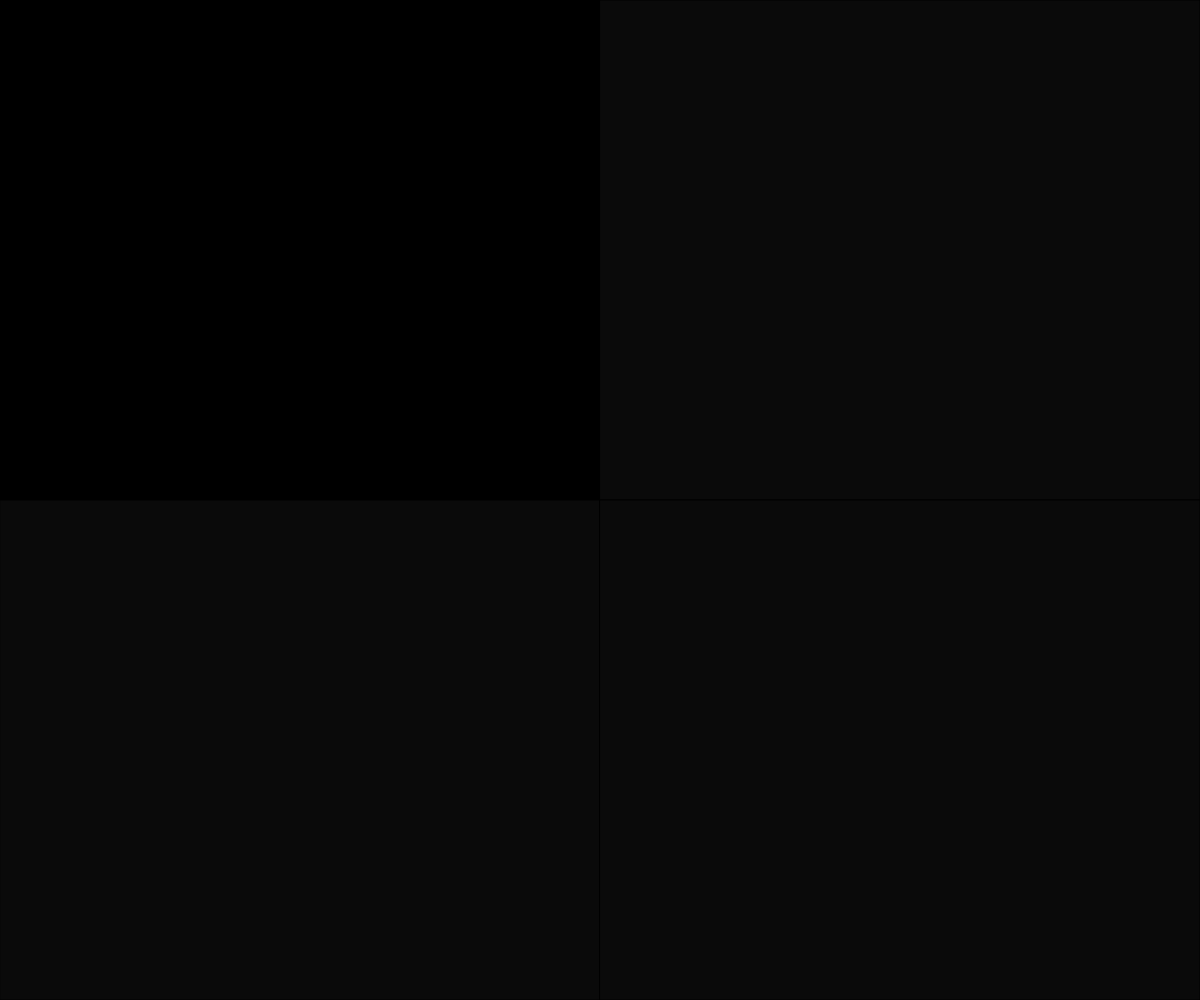
Frame 1 (no input)
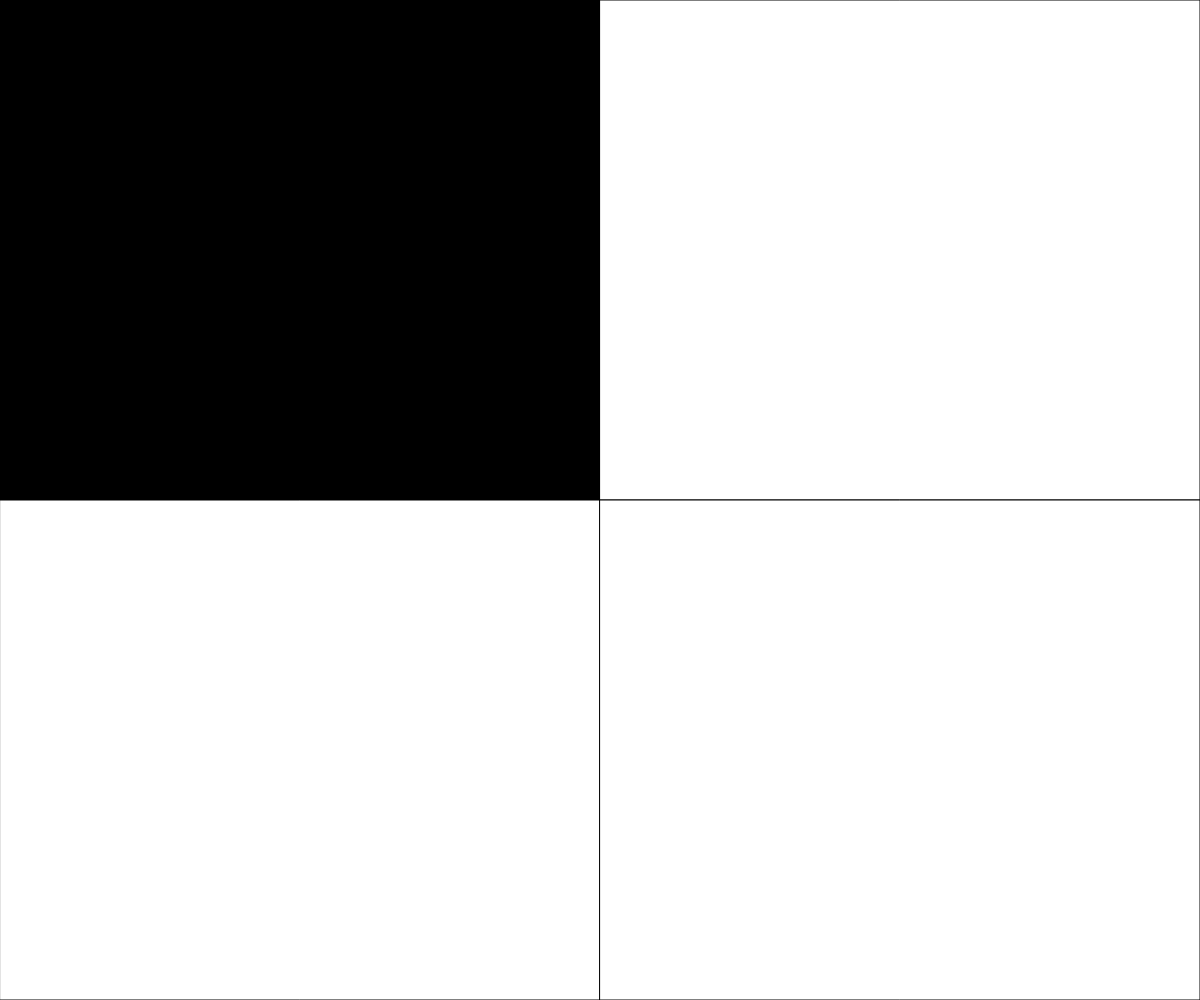
Frame 60 (no input)
Frame 120 (the mouse pressed at the canvas centre since frame 60): identical to frame 60, image omitted

The p5.js sketch that drew these frames (run headless with seeded random() and noise() and a simulated clock; from frame 60 on, the mouse is pressed at the canvas centre):

// p5.js sketch
// ── sketch.js
// Rollover Assignment
// Cayden Hnatiuk
// Feb 12th

let q1Fill=0;
let q2Fill=0;
let q3Fill=0;
let q4Fill = 0;
let quadrant = 0;

function setup() {
  createCanvas(windowWidth, windowHeight);
}

function draw() {
  background(220);
  cursorLocation();
  makeRectangles();
}

function makeRectangles(){
  // rendering rectangles to color based on cursor location
  if (quadrant === 1){
    q1Fill = 0;
  }
  else q1Fill += 10;
  fill(q1Fill);
  rect(0,0, width/2,height/2);//Top Left
  if (quadrant === 2){
    q2Fill = 0;
  }
  else q2Fill += 10;
  fill(q2Fill);
  rect(width/2,0,width/2,height/2);//Top Right
  if (quadrant === 3){
    q3Fill = 0;
  }
  else q3Fill += 10;
  fill(q3Fill);
  rect(0,height/2,width/2,height/2);//Bottom Left
  if (quadrant === 4){
    q4Fill = 0;
  }
  else q4Fill += 10;
  fill(q4Fill);
  rect(width/2,height/2,width/2,height/2);//Bottom Right
}

function cursorLocation(){
  // Finding where the cursor is and updating state variables
  if(mouseX < width/2 && mouseY < height/2){//Top Left
    quadrant = 1;
  }
  else if(mouseX>width/2 && mouseY < height/2){//Top Right
    quadrant = 2;
  }
  else if(mouseX < width/2 && mouseY > height/2){//Bottom Left
    quadrant = 3;
  }
  else if(mouseX > width/2 && mouseY > height/2){// Bottom Right
    quadrant = 4;
  } 
}
